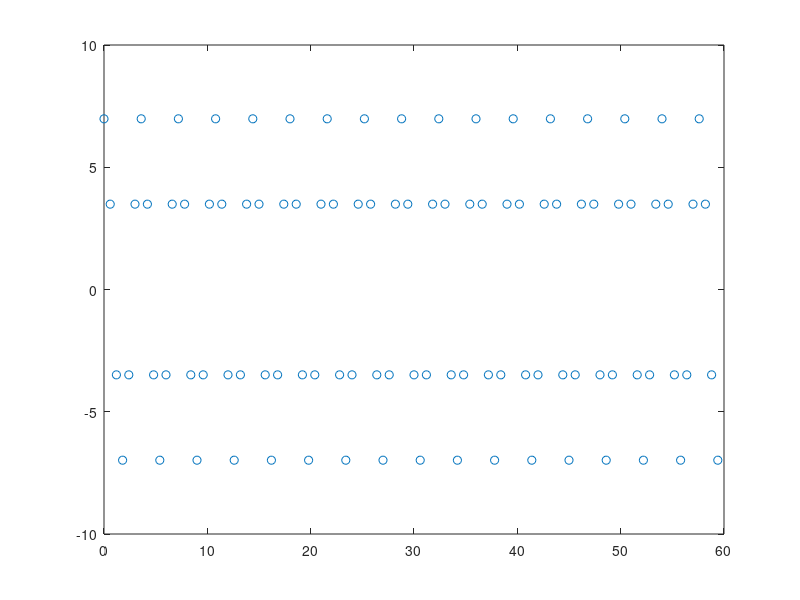
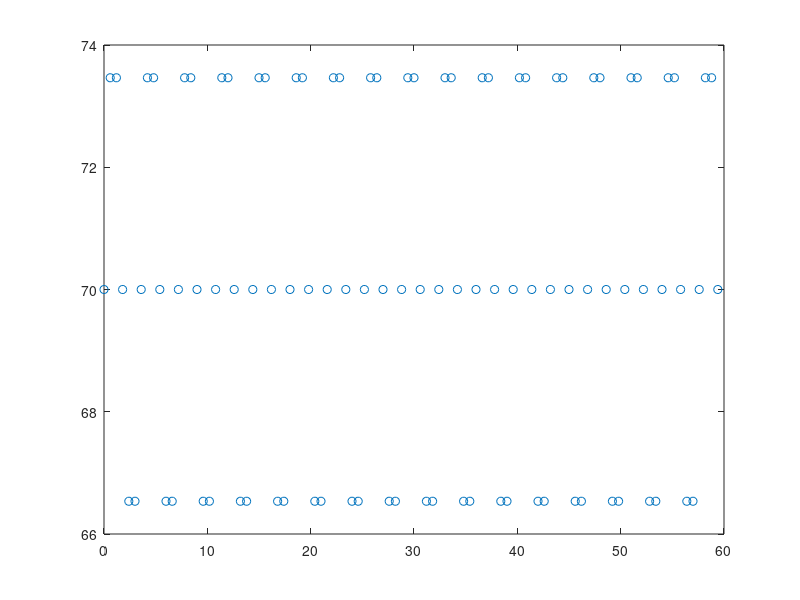

MATLAB code to generate these figures, in order: (Note: this script raises an error after producing the figures.)
ts=0.6;
fs=1/ts

N=100;
k=0:N-1;
td=k*ts;
p0=70;
f0=fs/6;%cumpliendo el teorema de nyquist
w=2*pi*f0
v0=4;
x_n=(v0*w)*cos(w*td);
figure(1)
plot(td,x_n,'o')
v=[x_n ;zeros(1,N)];
%velocidad del movil 1, y corresponde a la velocidad relativa de 1 respecto 3 y de 1 respecto 2.
%solo tiebe componente en x pues se considera la bisectriz del triangulo que esta alineada con el eje x
%siendo la velocidad de 3 respecto a 2 igual a cero dadao que los dos estan quietos
%%
A=v0;
p_n=p0+A*sin(w*td);
figure(2)
plot(td,p_n,'o')
%%
b=30%cm distancia entre robots o markers de la base del triangulo isosceles
h=p_n;%altura del triangulo
a=sqrt(h.^2+ (b/2)^2);%lados iguales del triangulo isosceles

alpha123=asin(h./a);
alpha231=alpha123;
alpha312=(pi/2-alpha231).*2;
Dalpha123=diff(alpha123)./ts;
Dalpha312=diff(alpha312)./ts;
Dalpha231=diff(alpha231)./ts;
for i=2:N
 
    if Dalpha312(i-1) ~= 0
        m2_21=M2_21(alpha123(i),alpha312(i),alpha231(i),Dalpha231(i-1),Dalpha123(i-1),Dalpha312(i-1));
        m2_12=M2_12(alpha123(i),alpha312(i),Dalpha123(i-1),Dalpha312(i-1));
        m2_123=M2_123(alpha123(i),alpha231(i),Dalpha123(i-1),Dalpha231(i-1),m2_12,m2_21);
        M2_123_inv=inv(m2_123);
        pn=m2_123\[sin(alpha123(i))*(rot(alpha312(i)))'*v([1 2],i) - sin(alpha231(i))*v([1 2],i);sin(alpha231(i))*(rot(alpha231(i)))'*(-v([1 2],i))]
    
    end
end